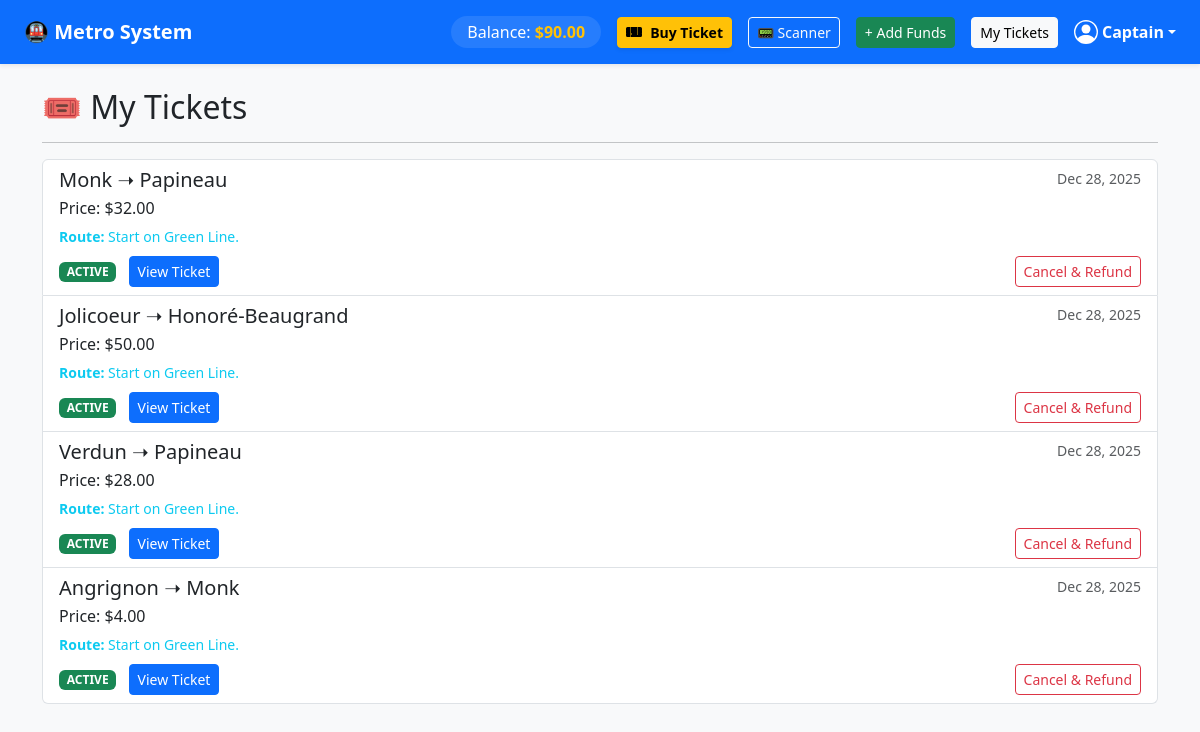
The app's page /my-tickets/ (signed in) with its own data.
### core/models.py (models this page shows, shortened)
class User(AbstractUser):
    is_passenger = models.BooleanField(default=True)
    balance = models.DecimalField(max_digits=10, decimal_places=2, default=0.00)

class Ticket(models.Model):
    STATUS_CHOICES = (
        ('ACTIVE', 'Active'),
        ('USED', 'Used'),
        ('EXPIRED', 'Expired'),
        ('CANCELLED', 'Cancelled'),
    )
    ticket_id = models.UUIDField(default=uuid.uuid4, editable=False, unique=True)
    user = models.ForeignKey(User, on_delete=models.CASCADE, related_name='tickets')
    source = models.ForeignKey(Station, related_name='source_tickets', on_delete=models.CASCADE)
    destination = models.ForeignKey(Station, related_name='dest_tickets', on_delete=models.CASCADE)
    status = models.CharField(max_length=10, choices=STATUS_CHOICES, default='ACTIVE')
    created_at = models.DateTimeField(auto_now_add=True)
    price = models.DecimalField(max_digits=6, decimal_places=2)
    status = models.CharField(max_length=10, choices=STATUS_CHOICES, default='ACTIVE')
    created_at = models.DateTimeField(auto_now_add=True)
    entry_time = models.DateTimeField(null=True, blank=True)
    exit_time = models.DateTimeField(null=True, blank=True)
    route_info = models.TextField(default="Direct Trip")

class Station(models.Model):
    name = models.CharField(max_length=100, unique=True)
    distance_from_hub = models.FloatField(default=0.0, help_text="Distance in km from the central station")

### core/views.py (the view)
# urls.py: path('my-tickets/', views.my_tickets, name='my_tickets'),
@login_required
def my_tickets(request):
    tickets = Ticket.objects.filter(user=request.user).order_by('-created_at')
    return render(request, 'core/my_tickets.html', {'tickets': tickets})

### core/templates/core/my_tickets.html (shortened to what this page needs)
{% extends 'core/base.html' %}
{% block content %}
<h2>🎟 My Tickets</h2>
<hr>
{% if tickets %}
    <div class="list-group">
    {% for ticket in tickets %}
        <div class="list-group-item flex-column align-items-start">
            <div class="d-flex w-100 justify-content-between">
                <h5 class="mb-1">{{ ticket.source.name }} ➝ {{ ticket.destination.name }}</h5>
                <small class="text-muted">{{ ticket.created_at|date:"M d, Y" }}</small>
            </div>
            <p class="mb-1">Price: ${{ ticket.price }}</p>
            {% if ticket.route_info %}
                <p class="mb-1 text-info"><small><strong>Route:</strong> {{ ticket.route_info }}</small></p>
            {% endif %}
            <div class="d-flex justify-content-between align-items-center mt-2">
                <div>
                    {% if ticket.status == 'CANCELLED' %}
                        <span class="badge bg-danger">CANCELLED</span>
                    {% elif ticket.status == 'USED' %}
                        <span class="badge bg-secondary">USED</span>
                    {% elif ticket.entry_time and not ticket.exit_time %}
                        <span class="badge bg-warning text-dark">IN USE 🚇</span>
                    {% else %}
                        <span class="badge bg-success">ACTIVE</span>
                    {% endif %}
                    <a href="{% url 'ticket_confirmation' ticket.ticket_id %}" class="btn btn-sm btn-primary ms-2">View Ticket</a>
                </div>
                {% if ticket.status == 'ACTIVE' and not ticket.entry_time %}
                    <form action="{% url 'cancel_ticket' ticket.ticket_id %}" method="POST" onsubmit="return confirm('Are you sure you want to refund this ticket?');">
                        <button type="submit" class="btn btn-sm btn-outline-danger">Cancel & Refund</button>
                    </form>
                {% endif %}
            </div>
        </div>
    {% endfor %}
    </div>
{% else %}
    <div class="alert alert-info">
        You haven't bought any tickets yet. <a href="{% url 'buy_ticket' %}">Buy one now!</a>
    </div>
{% endif %}
{% endblock %}

### core/templates/core/base.html (shortened to what this page needs)
<!DOCTYPE html>
<html lang="en">
<head>
    <link href="https://cdn.jsdelivr.net/npm/bootstrap@5.3.0/dist/css/bootstrap.min.css" rel="stylesheet">
</head>
<body class="bg-light">
    <nav class="navbar navbar-expand-lg navbar-dark bg-primary mb-4 shadow-sm">
        <div class="container-fluid px-4"> <a class="navbar-brand fw-bold" href="/">🚇 Metro System</a>
            <div class="collapse navbar-collapse" id="navbarContent">
                <div class="ms-auto d-flex align-items-center gap-3 flex-wrap py-2">
                    {% if user.is_authenticated %}
                        <span class="navbar-text text-white bg-white bg-opacity-10 px-3 py-1 rounded-pill">
                            Balance: <strong class="text-warning">${{ user.balance }}</strong>
                        </span>
                        <a href="{% url 'buy_ticket' %}" class="btn btn-sm btn-warning d-flex align-items-center fw-bold btn-lift shadow-sm">
                            Buy Ticket
                        </a>
                        <a href="{% url 'scanner' %}" class="btn btn-sm btn-outline-light d-flex align-items-center">
                            📟 Scanner
                        </a>
                        <a href="{% url 'add_funds' %}" class="btn btn-sm btn-success d-flex align-items-center">
                            + Add Funds
                        </a>
                        <a href="{% url 'my_tickets' %}" class="btn btn-sm btn-light">
                            My Tickets
                        </a>
                        <div class="dropdown">
                            <a href="#" class="d-flex align-items-center text-white text-decoration-none dropdown-toggle" id="dropdownUser1" data-bs-toggle="dropdown" aria-expanded="false">
                                <strong>{{ user.username }}</strong>
                            </a>
                        </div>
                    {% else %}
                        <div class="d-flex gap-2">
                            <a href="{% url 'login' %}" class="btn btn-sm btn-light fw-bold">Login</a>
                            <a href="{% url 'register' %}" class="btn btn-sm btn-outline-light">Sign Up</a>
                        </div>
                    {% endif %}
                </div>
            </div>
        </div>
    </nav>
    <div class="container">
        {% block content %}
        {% endblock %}
    </div>
</body>
</html>

### records on screen
User: balance "90.00", username "Captain"
Ticket: source.name "Monk", destination.name "Papineau", created_at "Dec 28, 2025", price "32.00", route_info "Start on Green Line.", status "ACTIVE"
Ticket: source.name "Jolicoeur", destination.name "Honoré-Beaugrand", created_at "Dec 28, 2025", price "50.00", route_info "Start on Green Line.", status "ACTIVE"
Ticket: source.name "Verdun", destination.name "Papineau", created_at "Dec 28, 2025", price "28.00", route_info "Start on Green Line.", status "ACTIVE"
Ticket: source.name "Angrignon", destination.name "Monk", created_at "Dec 28, 2025", price "4.00", route_info "Start on Green Line.", status "ACTIVE"
